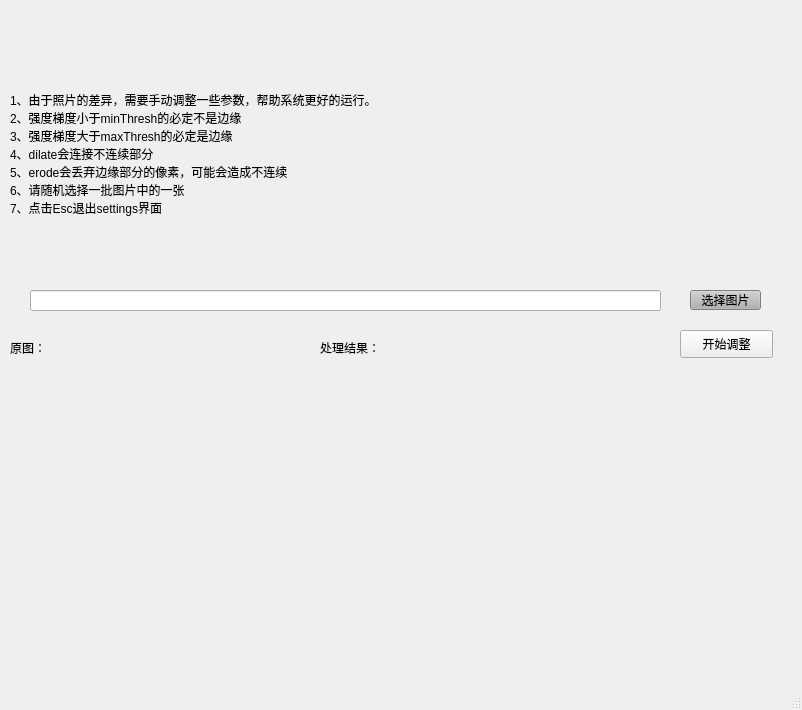
<?xml version="1.0" encoding="UTF-8"?>
<ui version="4.0">
 <class>perspectiveTransformationWindow</class>
 <widget class="QMainWindow" name="perspectiveTransformationWindow">
  <property name="geometry">
   <rect>
    <x>0</x>
    <y>0</y>
    <width>802</width>
    <height>710</height>
   </rect>
  </property>
  <property name="windowTitle">
   <string>透视变换</string>
  </property>
  <widget class="QWidget" name="centralwidget">
   <widget class="QLabel" name="label2">
    <property name="geometry">
     <rect>
      <x>10</x>
      <y>30</y>
      <width>701</width>
      <height>261</height>
     </rect>
    </property>
    <property name="styleSheet">
     <string notr="true">font: 28pt &quot;微软雅黑&quot;;
font: 18pt &quot;Adobe Devanagari&quot;;
font: 14pt &quot;Adobe Devanagari&quot;;</string>
    </property>
    <property name="text">
     <string>1、由于照片的差异，需要手动调整一些参数，帮助系统更好的运行。
2、强度梯度小于minThresh的必定不是边缘
3、强度梯度大于maxThresh的必定是边缘
4、dilate会连接不连续部分
5、erode会丢弃边缘部分的像素，可能会造成不连续
6、请随机选择一批图片中的一张
7、点击Esc退出settings界面
</string>
    </property>
   </widget>
   <widget class="QLineEdit" name="lineEditPerspectiveTransformationAddress">
    <property name="geometry">
     <rect>
      <x>30</x>
      <y>290</y>
      <width>631</width>
      <height>21</height>
     </rect>
    </property>
   </widget>
   <widget class="QPushButton" name="pushButtonpersPectiveTransformationChoice">
    <property name="geometry">
     <rect>
      <x>690</x>
      <y>290</y>
      <width>71</width>
      <height>20</height>
     </rect>
    </property>
    <property name="styleSheet">
     <string notr="true">background-color: rgb(177, 177, 177);</string>
    </property>
    <property name="text">
     <string>选择图片</string>
    </property>
   </widget>
   <widget class="QLabel" name="labelPerspectiveTransformationImage">
    <property name="geometry">
     <rect>
      <x>420</x>
      <y>360</y>
      <width>240</width>
      <height>320</height>
     </rect>
    </property>
    <property name="styleSheet">
     <string notr="true"># labelBasicParameterImage{
rgb(255, 255, 127)}</string>
    </property>
    <property name="text">
     <string/>
    </property>
   </widget>
   <widget class="QPushButton" name="pushButtonStartAdjust">
    <property name="geometry">
     <rect>
      <x>680</x>
      <y>330</y>
      <width>93</width>
      <height>28</height>
     </rect>
    </property>
    <property name="text">
     <string>开始调整</string>
    </property>
   </widget>
   <widget class="QLabel" name="label">
    <property name="geometry">
     <rect>
      <x>320</x>
      <y>340</y>
      <width>72</width>
      <height>15</height>
     </rect>
    </property>
    <property name="text">
     <string>处理结果：</string>
    </property>
   </widget>
   <widget class="QLabel" name="labelOriginalperspectiveTransformationImage">
    <property name="geometry">
     <rect>
      <x>60</x>
      <y>360</y>
      <width>240</width>
      <height>320</height>
     </rect>
    </property>
    <property name="styleSheet">
     <string notr="true"># labelBasicParameterImage{
rgb(255, 255, 127)}</string>
    </property>
    <property name="text">
     <string/>
    </property>
   </widget>
   <widget class="QLabel" name="label_2">
    <property name="geometry">
     <rect>
      <x>10</x>
      <y>340</y>
      <width>72</width>
      <height>15</height>
     </rect>
    </property>
    <property name="text">
     <string>原图：</string>
    </property>
   </widget>
  </widget>
  <widget class="QStatusBar" name="statusBarPerspectiveTransformation"/>
 </widget>
 <resources/>
 <connections/>
</ui>
